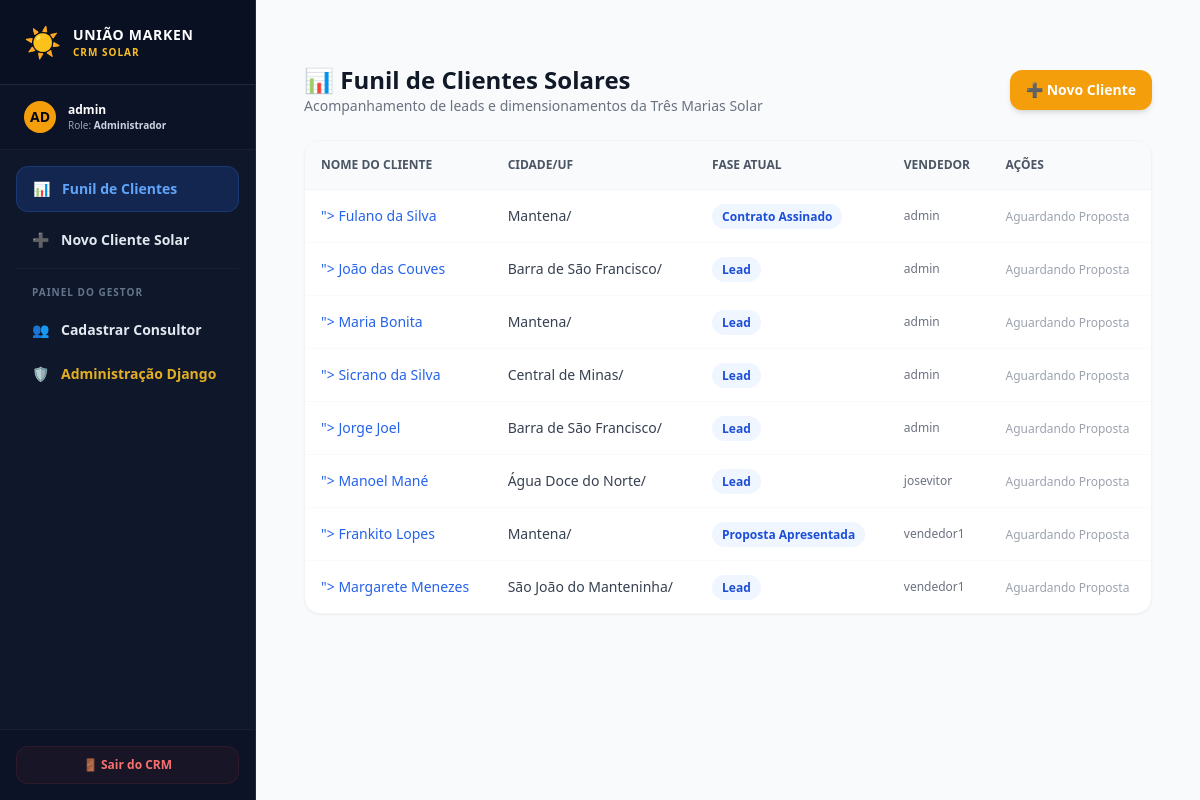
Screenshot of /crm/clientes/ (signed in) with the database file from the repository.
### apps/users/models.py (models this page shows, shortened)
class CustomUser(AbstractUser):
    class Role(models.TextChoices):
        ADMIN = 'ADMIN', 'Administrador'
        VENDEDOR = 'VENDEDOR', 'Vendedor'
    role = models.CharField(max_length=20, choices=Role.choices, default=Role.VENDEDOR)
    telefone = models.CharField(max_length=20, blank=True, null=True)
    is_active = models.BooleanField(default=True) # Soft Delete para Usuários
    class Meta:
        app_label = 'users'

### apps/crm/models.py (models this page shows, shortened)
class Cliente(models.Model):
    vendedor = models.ForeignKey(CustomUser, on_delete=models.SET_NULL, null=True, related_name='clientes')
    nome = models.CharField(max_length=255)
    cpf_cnpj = models.CharField(max_length=18, unique=True)
    telefone = models.CharField(max_length=20)
    email = models.EmailField(blank=True, null=True)
    cep = models.CharField(max_length=9)
    endereco = models.CharField(max_length=255)
    numero = models.CharField(max_length=20)
    bairro = models.CharField(max_length=100)
    cidade = models.CharField(max_length=100)
    estado = models.CharField(max_length=2)
    tipo_estrutura = models.CharField(max_length=20, choices=TipoEstrutura.choices)
    fase_atual = models.CharField(max_length=20, choices=FaseProcesso.choices, default=FaseProcesso.LEAD)
    is_active = models.BooleanField(default=True) # Permite inativar sem excluir os dados e estatísticas
    criado_em = models.DateTimeField(auto_now_add=True)
    atualizado_em = models.DateTimeField(auto_now=True)

### apps/crm/views.py (the view)
# urls.py: path('clientes/', ClienteListView.as_view(), name='cliente_list'),
class ClienteListView(SolarAccessControlMixin, ListView):
    model = Cliente
    template_name = 'crm/cliente_list.html'
    context_object_name = 'clientes'
    def get_queryset(self):
        queryset = super().get_queryset()
        if self.request.user.role != 'ADMIN':
            queryset = queryset.filter(vendedor=self.request.user)
        return queryset

### apps/users/mixins.py (called while the page is built)
    def get_queryset(self):
        queryset = super().get_queryset()
        user = self.request.user
        if hasattr(queryset.model, 'is_active'):
            if user.role != CustomUser.Role.ADMIN:
                queryset = queryset.filter(is_active=True)
        if user.role == CustomUser.Role.VENDEDOR:
            return queryset.filter(vendedor=user)
        elif user.role == CustomUser.Role.ADMIN:
            return queryset
        return queryset.none()

### templates/crm/cliente_list.html
{% extends 'base.html' %}
{% block content %}
<div class="max-w-6xl mx-auto px-4 py-8">
    <div class="flex justify-between items-center mb-6">
        <div>
            <h2 class="text-2xl font-bold text-gray-900">📊 Funil de Clientes Solares</h2>
            <p class="text-sm text-gray-500">Acompanhamento de leads e dimensionamentos da Três Marias Solar</p>
        </div>
        <a href="{% url 'crm:cliente_create' %}" class="bg-amber-500 hover:bg-amber-600 text-white font-bold py-2.5 px-4 rounded-xl transition-all shadow-md text-sm">
            ➕ Novo Cliente
        </a>
    </div>
    <div class="bg-white rounded-2xl shadow-sm border border-gray-100 overflow-hidden">
        <table class="w-full text-left border-collapse">
            <thead>
                <tr class="bg-gray-50 border-b border-gray-100 text-gray-600 text-xs font-semibold uppercase">
                    <th class="p-4">Nome do Cliente</th>
                    <th class="p-4">Cidade/UF</th>
                    <th class="p-4">Fase Atual</th>
                    <th class="p-4">Vendedor</th>
                    <th class="p-4">Ações</th>
                </tr>
            </thead>
            <tbody class="divide-y divide-gray-50 text-sm text-gray-700">
                {% for cliente in clientes %}
                <tr class="hover:bg-gray-50/50 transition-colors">
                    <td class="p-4 font-medium text-gray-950">
                        <a href="{% url 'crm:cliente_detail' cliente.pk %}" class="text-blue-600 hover:text-blue-800" hover:underline transition-colors>">
                            {{ cliente.nome }}
                        </a>
                    </td>
                    <td class="p-4">{{ cliente.cidade }}/{{ cliente.uf }}</td>
                    <td class="p-4">
                        <span class="px-2.5 py-1 rounded-full text-xs font-semibold bg-blue-50 text-blue-700">
                            {{ cliente.get_fase_atual_display }}
                        </span>
                    </td>
                    <td class="p-4 text-xs text-gray-500">{{ cliente.vendedor.username }}</td>
                    <td class="p-4">
                        <span class="text-gray-400 text-xs">Aguardando Proposta</span>
                    </td>
                </tr>
                {% empty %}
                <tr>
                    <td colspan="5" class="p-8 text-center text-gray-400 italic">
                        Nenhum cliente cadastrado por enquanto.
                    </td>
                </tr>
                {% endfor %}
            </tbody>
        </table>
    </div>
</div>
{% endblock %}

### templates/base.html (shortened to what this page needs)
<!DOCTYPE html>
<html lang="pt-br">
<head>
    <script src="https://cdn.tailwindcss.com"></script>
</head>
<body class="bg-gray-50 text-gray-900 antialiased font-sans">
    {% if user.is_authenticated %}
    <div class="min-h-screen flex flex-col md:flex-row">
        <aside class="w-full md:w-64 bg-slate-900 text-slate-200 flex flex-col border-r border-slate-800 shadow-xl">
            <div class="p-6 border-b border-slate-800 flex items-center gap-3 bg-slate-950/40">
                <span class="text-3xl">☀️</span>
                <div>
                    <h1 class="text-sm font-black tracking-wider text-white uppercase">União Marken</h1>
                    <p class="text-[10px] text-amber-400 font-bold uppercase tracking-widest">CRM Solar</p>
                </div>
            </div>
            <div class="px-6 py-4 border-b border-slate-800/60 bg-slate-950/20 flex items-center gap-3">
                <div class="w-8 h-8 rounded-full bg-amber-500 text-slate-950 flex items-center justify-center font-black text-sm uppercase">
                    {{ user.username|slice:":2" }}
                </div>
                <div class="overflow-hidden">
                    <p class="text-xs font-bold text-white truncate">{{ user.username }}</p>
                    <p class="text-[10px] text-slate-400 font-medium">Role: <span class="text-slate-300 font-semibold">{{ user.get_role_display }}</span></p>
                </div>
            </div>
            <nav class="flex-1 p-4 space-y-1.5">
                <a href="{% url 'crm:cliente_list' %}" class="flex items-center gap-3 px-4 py-3 text-sm font-semibold rounded-xl transition-all hover:bg-slate-800 hover:text-white {% if request.resolver_match.url_name == 'cliente_list' or request.resolver_match.url_name == 'cliente_detail' %} bg-blue-600/20 text-blue-400 border border-blue-500/20 hover:bg-blue-600/20 hover:text-blue-400 {% endif %}">
                    <span>📊</span> Funil de Clientes
                </a>
                <a href="{% url 'crm:cliente_create' %}" class="flex items-center gap-3 px-4 py-3 text-sm font-semibold rounded-xl transition-all hover:bg-slate-800 hover:text-white ">
                    <span>➕</span> Novo Cliente Solar
                </a>
                {% if user.role == 'ADMIN' %}
                <div class="pt-4 mt-4 border-t border-slate-800/60">
                    <p class="px-4 text-[10px] font-bold text-slate-500 uppercase tracking-widest mb-2">Painel do Gestor</p>
                    <a href="{% url 'users:usuario_create' %}" class="flex items-center gap-3 px-4 py-3 text-sm font-semibold rounded-xl transition-all hover:bg-slate-800 hover:text-white ">
                        <span>👥</span> Cadastrar Consultor
                    </a>
                    <a href="/admin/" target="_blank" class="flex items-center gap-3 px-4 py-3 text-sm font-semibold rounded-xl transition-all hover:bg-slate-800 hover:text-white text-amber-400/90 hover:text-amber-400">
                        <span>🛡️</span> Administração Django
                    </a>
                </div>
                {% endif %}
            </nav>
            <div class="p-4 border-t border-slate-800/60 bg-slate-950/20">
                <form action="{% url 'logout' %}" method="POST" class="w-full">
                    <button type="submit" class="w-full flex items-center justify-center gap-2 px-4 py-2.5 text-xs font-bold text-red-400 hover:text-red-300 bg-red-500/5 hover:bg-red-500/10 rounded-xl transition-all border border-red-500/10">
                        🚪 Sair do CRM
                    </button>
                </form>
            </div>
        </aside>
        <main class="flex-1 min-w-0 bg-slate-50 overflow-y-auto">
            <div class="p-6 md:p-8">
                {% block content %}
                {% endblock content %}
            </div>
        </main>
    </div>
    {% else %}
    <div class="min-h-screen flex items-center justify-center bg-gray-50">
        {% block content_deslogado %}
        {% endblock content_deslogado %}
    </div>
    {% endif %}
</body>
</html>

### rows the page displays
CustomUser: username "AD", username "admin", role "Administrador"
Cliente: nome "Fulano da Silva", cidade "Mantena", fase_atual "Contrato Assinado", vendedor.username "admin"
Cliente: nome "João das Couves", cidade "Barra de São Francisco", fase_atual "Lead", vendedor.username "admin"
Cliente: nome "Maria Bonita", cidade "Mantena", fase_atual "Lead", vendedor.username "admin"
Cliente: nome "Sicrano da Silva", cidade "Central de Minas", fase_atual "Lead", vendedor.username "admin"
Cliente: nome "Jorge Joel", cidade "Barra de São Francisco", fase_atual "Lead", vendedor.username "admin"
Cliente: nome "Manoel Mané", cidade "Água Doce do Norte", fase_atual "Lead", vendedor.username "josevitor"
Cliente: nome "Frankito Lopes", cidade "Mantena", fase_atual "Proposta Apresentada", vendedor.username "vendedor1"
Cliente: nome "Margarete Menezes", cidade "São João do Manteninha", fase_atual "Lead", vendedor.username "vendedor1"
